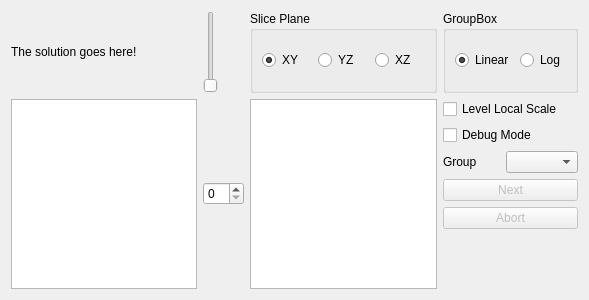
<?xml version="1.0" encoding="UTF-8"?>
<ui version="4.0">
 <class>OutputDialog</class>
 <widget class="QDialog" name="OutputDialog">
  <property name="geometry">
   <rect>
    <x>0</x>
    <y>0</y>
    <width>589</width>
    <height>300</height>
   </rect>
  </property>
  <property name="windowTitle">
   <string>Dialog</string>
  </property>
  <layout class="QGridLayout" name="gridLayout">
   <item row="0" column="0">
    <widget class="QLabel" name="label">
     <property name="text">
      <string>The solution goes here!</string>
     </property>
    </widget>
   </item>
   <item row="1" column="0">
    <widget class="ZoomablePannableGraphicsView" name="graphicsView"/>
   </item>
   <item row="1" column="2">
    <widget class="QListView" name="listView"/>
   </item>
   <item row="0" column="2">
    <widget class="QGroupBox" name="groupBox">
     <property name="title">
      <string>Slice Plane</string>
     </property>
     <layout class="QHBoxLayout" name="horizontalLayout">
      <item>
       <widget class="QRadioButton" name="xyRadioButton">
        <property name="text">
         <string>XY</string>
        </property>
        <property name="checked">
         <bool>true</bool>
        </property>
       </widget>
      </item>
      <item>
       <widget class="QRadioButton" name="yzRadioButton">
        <property name="text">
         <string>YZ</string>
        </property>
       </widget>
      </item>
      <item>
       <widget class="QRadioButton" name="xzRadioButton">
        <property name="text">
         <string>XZ</string>
        </property>
       </widget>
      </item>
     </layout>
    </widget>
   </item>
   <item row="0" column="1">
    <widget class="QSlider" name="sliceVerticalSlider">
     <property name="orientation">
      <enum>Qt::Vertical</enum>
     </property>
    </widget>
   </item>
   <item row="1" column="1">
    <widget class="QSpinBox" name="sliceSpinBox"/>
   </item>
   <item row="0" column="3">
    <widget class="QGroupBox" name="groupBox_2">
     <property name="title">
      <string>GroupBox</string>
     </property>
     <layout class="QHBoxLayout" name="horizontalLayout_2">
      <item>
       <widget class="QRadioButton" name="linearInterpRadioButton">
        <property name="text">
         <string>Linear</string>
        </property>
        <property name="checked">
         <bool>true</bool>
        </property>
       </widget>
      </item>
      <item>
       <widget class="QRadioButton" name="logInterpRadioButton">
        <property name="text">
         <string>Log</string>
        </property>
       </widget>
      </item>
     </layout>
    </widget>
   </item>
   <item row="1" column="3">
    <layout class="QVBoxLayout" name="verticalLayout">
     <item>
      <widget class="QCheckBox" name="levelScaleCheckBox">
       <property name="text">
        <string>Level Local Scale</string>
       </property>
      </widget>
     </item>
     <item>
      <widget class="QCheckBox" name="debugModeCheckBox">
       <property name="text">
        <string>Debug Mode</string>
       </property>
      </widget>
     </item>
     <item>
      <layout class="QHBoxLayout" name="horizontalLayout_3">
       <item>
        <widget class="QLabel" name="label_2">
         <property name="text">
          <string>Group</string>
         </property>
        </widget>
       </item>
       <item>
        <widget class="QComboBox" name="energyComboBox"/>
       </item>
      </layout>
     </item>
     <item>
      <widget class="QPushButton" name="debugNextPushButton">
       <property name="enabled">
        <bool>false</bool>
       </property>
       <property name="text">
        <string>Next</string>
       </property>
      </widget>
     </item>
     <item>
      <widget class="QPushButton" name="debugAbortPushButton">
       <property name="enabled">
        <bool>false</bool>
       </property>
       <property name="text">
        <string>Abort</string>
       </property>
      </widget>
     </item>
     <item>
      <spacer name="verticalSpacer">
       <property name="orientation">
        <enum>Qt::Vertical</enum>
       </property>
       <property name="sizeHint" stdset="0">
        <size>
         <width>20</width>
         <height>40</height>
        </size>
       </property>
      </spacer>
     </item>
    </layout>
   </item>
  </layout>
 </widget>
 <customwidgets>
  <customwidget>
   <class>ZoomablePannableGraphicsView</class>
   <extends>QGraphicsView</extends>
   <header>zoomablepannablegraphicsview.h</header>
  </customwidget>
 </customwidgets>
 <resources/>
 <connections/>
</ui>
